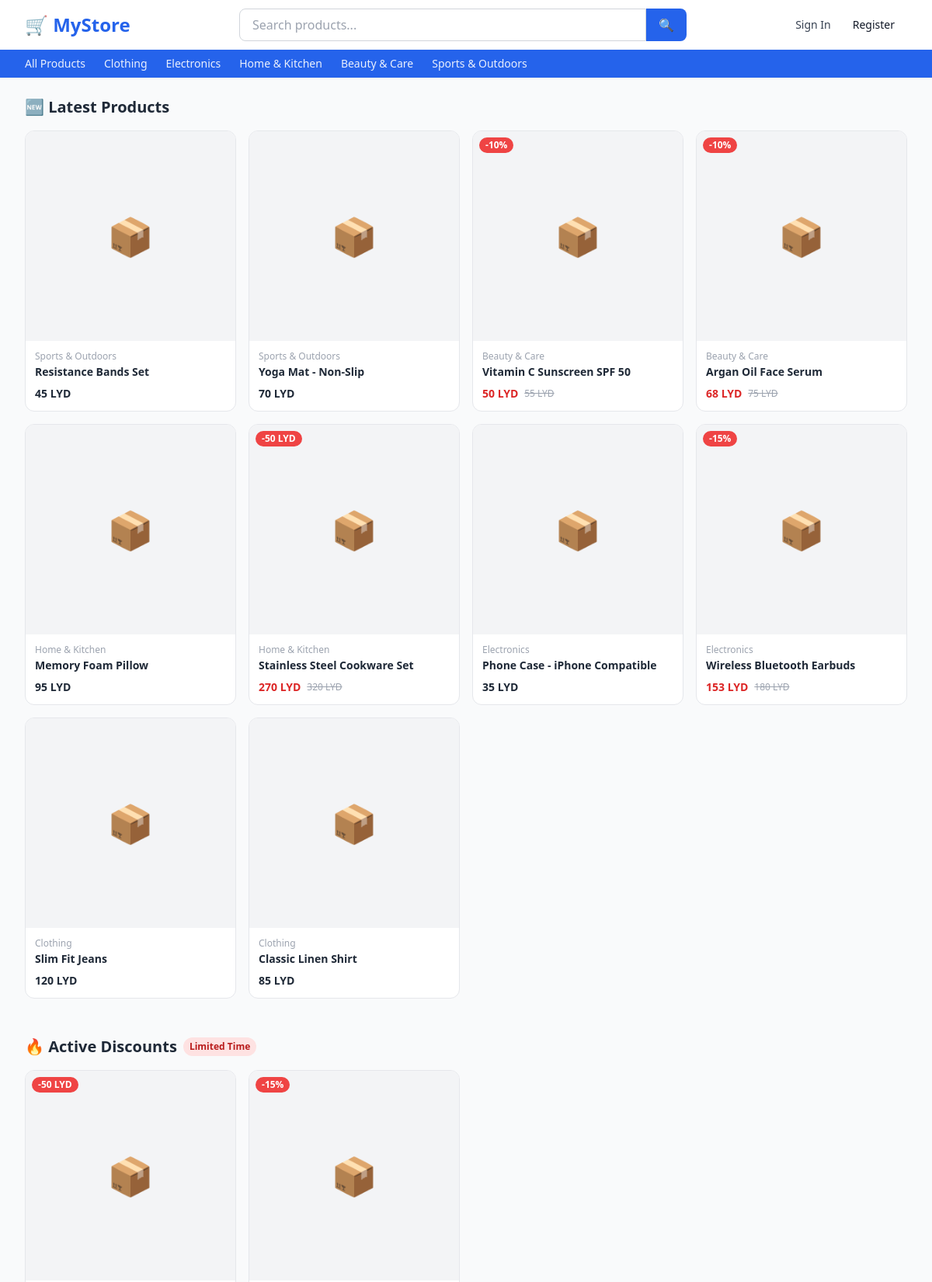
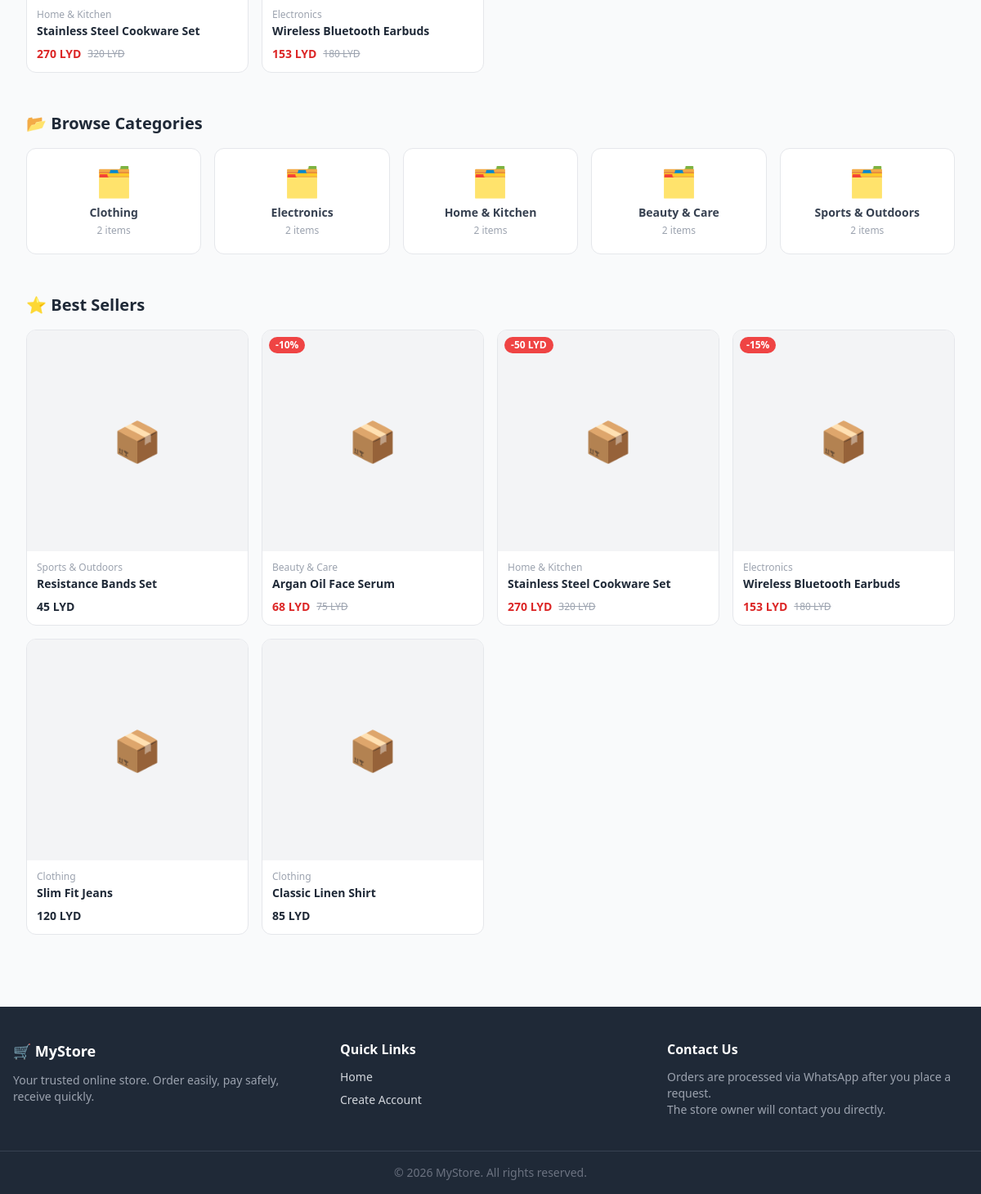
The page / on the database its author committed (2 pictures, top to bottom).
### catalog/models.py (models this page shows, shortened)
class Category(models.Model):
    name = models.CharField(max_length=100)
    slug = models.SlugField(max_length=120, unique=True, blank=True)
    description = models.TextField(blank=True)
    image = models.ImageField(upload_to="categories/", blank=True, null=True)
    parent = models.ForeignKey(
        "self",
        null=True,
        blank=True,
        on_delete=models.SET_NULL,
        related_name="children",
    )
    order = models.PositiveIntegerField(default=0, help_text="Display order on homepage")
    is_active = models.BooleanField(default=True)
    created_at = models.DateTimeField(auto_now_add=True)
    class Meta:
        verbose_name = "Category"
        verbose_name_plural = "Categories"
        ordering = ["order", "name"]
    def get_absolute_url(self):
        from django.urls import reverse
        return reverse("catalog:category", kwargs={"slug": self.slug})
    def active_product_count(self):
        return self.products.filter(is_active=True).count()

class Product(models.Model):
    category = models.ForeignKey(
        Category,
        on_delete=models.PROTECT,
        related_name="products",
    )
    name = models.CharField(max_length=200)
    slug = models.SlugField(max_length=220, unique=True, blank=True)
    description = models.TextField(blank=True)
    base_price = models.DecimalField(
        max_digits=10,
        decimal_places=2,
        help_text="Default price. Variants can override this.",
    )
    is_active = models.BooleanField(default=True)
    is_featured = models.BooleanField(
        default=False,
        help_text="Show in Best Sellers section on homepage",
    )
    created_at = models.DateTimeField(auto_now_add=True)
    updated_at = models.DateTimeField(auto_now=True)
    class Meta:
        verbose_name = "Product"
        verbose_name_plural = "Products"
        ordering = ["-created_at"]
    def get_absolute_url(self):
        from django.urls import reverse
        return reverse("catalog:product_detail", kwargs={"slug": self.slug})
    def primary_image(self):
        return self.images.filter(is_primary=True).first() or self.images.first()
    def active_discount(self):
        now = timezone.now()
        discount = (
            Discount.objects.filter(
                product=self,
                is_active=True,
                start_date__lte=now,
                end_date__gte=now,
            )
            .order_by("-value")
            .first()
        )
        if not discount:
            discount = (
                Discount.objects.filter(
                    category=self.category,
                    is_active=True,
                    start_date__lte=now,
                    end_date__gte=now,
                )
                .order_by("-value")
                .first()
            )
        return discount
    def discounted_price(self, base=None):
        discount = self.active_discount()
        if not discount:
            return None
        price = base or self.base_price
        return discount.apply(price)
    def total_stock(self):
        return sum(v.stock_qty for v in self.variants.filter(is_active=True))

class Discount(models.Model):
    DISCOUNT_TYPE_PERCENT = "percent"
    DISCOUNT_TYPE_FIXED = "fixed"
    TYPE_CHOICES = [
        (DISCOUNT_TYPE_PERCENT, "Percentage (%)"),
        (DISCOUNT_TYPE_FIXED, "Fixed Amount (LYD)"),
    ]
    name = models.CharField(max_length=100, help_text="Internal label, e.g. 'Summer Sale'")
    discount_type = models.CharField(max_length=10, choices=TYPE_CHOICES, default=DISCOUNT_TYPE_PERCENT)
    value = models.DecimalField(
        max_digits=6,
        decimal_places=2,
        help_text="Percentage (0-100) or fixed LYD amount",
    )
    product = models.ForeignKey(
        Product,
        null=True,
        blank=True,
        on_delete=models.CASCADE,
        related_name="discounts",
        help_text="Leave blank for category-wide discount",
    )
    category = models.ForeignKey(
        Category,
        null=True,
        blank=True,
        on_delete=models.CASCADE,
        related_name="discounts",
        help_text="Leave blank for product-specific discount",
    )
    start_date = models.DateTimeField()
    end_date = models.DateTimeField()
    is_active = models.BooleanField(default=True)
    created_at = models.DateTimeField(auto_now_add=True)
    class Meta:
        verbose_name = "Discount"
        verbose_name_plural = "Discounts"
        ordering = ["-start_date"]
    def apply(self, price):
        from decimal import Decimal
        if self.discount_type == self.DISCOUNT_TYPE_PERCENT:
            return round(price * (1 - self.value / Decimal("100")), 2)
        else:
            return max(Decimal("0"), price - self.value)

### catalog/views.py (the view)
# urls.py: path("", views.homepage, name="homepage"),
def homepage(request):
    now = timezone.now()
    latest_products = (
        Product.objects.filter(is_active=True)
        .select_related("category")
        .prefetch_related("images", "variants")
        .order_by("-created_at")[:12]
    )
    active_discount_ids = Discount.objects.filter(
        is_active=True,
        start_date__lte=now,
        end_date__gte=now,
        product__isnull=False,
    ).values_list("product_id", flat=True)
    discounted_products = (
        Product.objects.filter(is_active=True, pk__in=active_discount_ids)
        .select_related("category")
        .prefetch_related("images", "variants", "discounts")[:12]
    )
    categories = Category.objects.filter(is_active=True, parent=None).order_by("order", "name")
    best_sellers = (
        Product.objects.filter(is_active=True, is_featured=True)
        .select_related("category")
        .prefetch_related("images", "variants")[:12]
    )
    return render(
        request,
        "catalog/homepage.html",
        {
            "latest_products": latest_products,
            "discounted_products": discounted_products,
            "categories": categories,
            "best_sellers": best_sellers,
        },
    )

### catalog/context_processors.py (called while the page is built)
def nav_categories(request):
    categories = Category.objects.filter(is_active=True, parent=None).order_by("order", "name")
    return {"nav_categories": categories}

### templates/catalog/homepage.html (shortened to what this page needs)
{% extends "base.html" %}
{% block content %}
<div class="max-w-7xl mx-auto px-4 sm:px-6 lg:px-8 py-6 space-y-12">
  {% if latest_products %}
  <section>
    <div class="flex items-center justify-between mb-4">
      <h2 class="text-xl font-bold text-gray-800">🆕 Latest Products</h2>
    </div>
    <div class="grid grid-cols-2 sm:grid-cols-3 lg:grid-cols-4 xl:grid-cols-6 gap-4">
      {% for product in latest_products %}
        {% include "catalog/_product_card.html" %}
      {% endfor %}
    </div>
  </section>
  {% endif %}
  {% if discounted_products %}
  <section>
    <div class="flex items-center gap-2 mb-4">
      <h2 class="text-xl font-bold text-gray-800">🔥 Active Discounts</h2>
      <span class="bg-red-100 text-red-700 text-xs font-bold px-2 py-1 rounded-full">Limited Time</span>
    </div>
    <div class="grid grid-cols-2 sm:grid-cols-3 lg:grid-cols-4 xl:grid-cols-6 gap-4">
      {% for product in discounted_products %}
        {% include "catalog/_product_card.html" with show_discount=True %}
      {% endfor %}
    </div>
  </section>
  {% endif %}
  {% if categories %}
  <section>
    <h2 class="text-xl font-bold text-gray-800 mb-4">📂 Browse Categories</h2>
    <div class="grid grid-cols-2 sm:grid-cols-3 lg:grid-cols-5 gap-4">
      {% for cat in categories %}
      <a href="{{ cat.get_absolute_url }}"
         class="bg-white rounded-xl border border-gray-200 p-5 text-center hover:shadow-md hover:border-primary transition-all group">
        <div class="text-4xl mb-2">
          {% if cat.image %}
            <img src="{{ cat.image.url }}" alt="{{ cat.name }}" class="w-12 h-12 mx-auto object-contain" />
          {% else %}
            🗂️
          {% endif %}
        </div>
        <p class="font-semibold text-sm text-gray-700 group-hover:text-primary">{{ cat.name }}</p>
        <p class="text-xs text-gray-400 mt-1">
          {{ cat.active_product_count }} items
        </p>
      </a>
      {% endfor %}
    </div>
  </section>
  {% endif %}
  {% if best_sellers %}
  <section>
    <h2 class="text-xl font-bold text-gray-800 mb-4">⭐ Best Sellers</h2>
    <div class="grid grid-cols-2 sm:grid-cols-3 lg:grid-cols-4 xl:grid-cols-6 gap-4">
      {% for product in best_sellers %}
        {% include "catalog/_product_card.html" %}
      {% endfor %}
    </div>
  </section>
  {% endif %}
</div>
{% endblock %}

### templates/base.html (shortened to what this page needs)
<!DOCTYPE html>
<html lang="en" dir="ltr">
<head>
  <script src="https://cdn.tailwindcss.com"></script>
</head>
<body class="bg-gray-50 text-gray-900 min-h-screen flex flex-col" hx-boost="false">
  <header class="bg-white shadow-sm sticky top-0 z-50">
    <nav class="max-w-7xl mx-auto px-4 sm:px-6 lg:px-8 h-16 flex items-center justify-between gap-4">
      <a href="{% url 'catalog:homepage' %}" class="text-2xl font-bold text-primary whitespace-nowrap">
        🛒 MyStore
      </a>
      <form method="get" action="/" class="flex-1 max-w-xl hidden sm:flex">
        <input type="text" name="q" placeholder="Search products..."
               class="w-full border border-gray-300 rounded-l-lg px-4 py-2 focus:outline-none focus:ring-2 focus:ring-primary" />
        <button type="submit" class="bg-primary text-white px-4 rounded-r-lg hover:bg-primary-dark transition">
          🔍
        </button>
      </form>
      <div class="flex items-center gap-3 shrink-0">
        {% if user.is_authenticated %}
          <a href="{% url 'orders:cart' %}" class="relative" title="Cart">
            <span class="text-2xl">🛍️</span>
            <span id="cart-count"
                  class="absolute -top-1 -right-1 bg-accent text-white text-xs font-bold rounded-full w-5 h-5 flex items-center justify-center">
              {% if user.cart.items.count %}{{ user.cart.items.count }}{% else %}0{% endif %}
            </span>
          </a>
          <div x-data="{ open: false }" class="relative">
            <button @click="open = !open" class="flex items-center gap-1 text-gray-700 hover:text-primary font-medium">
              <span class="text-sm">{{ user.get_short_name }}</span>
              <svg class="w-4 h-4" fill="none" stroke="currentColor" viewBox="0 0 24 24">
                <path stroke-linecap="round" stroke-linejoin="round" stroke-width="2" d="M19 9l-7 7-7-7" />
              </svg>
            </button>
            <div x-show="open" @click.outside="open = false" x-cloak
                 class="absolute right-0 mt-2 w-48 bg-white border border-gray-200 rounded-lg shadow-lg py-1">
              <a href="{% url 'orders:my_orders' %}" class="block px-4 py-2 text-sm hover:bg-gray-50">My Orders</a>
              <a href="{% url 'accounts:profile' %}" class="block px-4 py-2 text-sm hover:bg-gray-50">Profile</a>
              {% if user.is_staff %}
                <a href="/admin/" class="block px-4 py-2 text-sm hover:bg-gray-50 text-blue-600">Admin Panel</a>
              {% endif %}
              <hr class="my-1" />
              <form method="post" action="{% url 'accounts:logout' %}">
                {% csrf_token %}
                <button type="submit" class="w-full text-left px-4 py-2 text-sm text-red-600 hover:bg-gray-50">
                  Sign Out
                </button>
              </form>
            </div>
          </div>
        {% else %}
          <a href="{% url 'accounts:login' %}" class="text-sm font-medium text-gray-700 hover:text-primary">Sign In</a>
          <a href="{% url 'accounts:register_step1' %}" class="btn-primary text-sm py-2 px-4">Register</a>
        {% endif %}
      </div>
    </nav>
    <div class="bg-primary">
      <div class="max-w-7xl mx-auto px-4 sm:px-6 lg:px-8 flex items-center gap-6 overflow-x-auto py-2">
        <a href="{% url 'catalog:homepage' %}" class="text-white/90 hover:text-white text-sm font-medium whitespace-nowrap">
          All Products
        </a>
        {% for cat in nav_categories %}
          <a href="{{ cat.get_absolute_url }}"
             class="text-white/90 hover:text-white text-sm font-medium whitespace-nowrap">
            {{ cat.name }}
          </a>
        {% endfor %}
      </div>
    </div>
  </header>
  <main class="flex-1">
    {% block content %}{% endblock %}
  </main>
  <footer class="bg-gray-800 text-gray-300 mt-16">
    <div class="max-w-7xl mx-auto px-4 py-10 grid grid-cols-1 sm:grid-cols-3 gap-8">
      <div>
        <h3 class="text-white font-bold text-lg mb-3">🛒 MyStore</h3>
        <p class="text-sm text-gray-400">
          Your trusted online store. Order easily, pay safely, receive quickly.
        </p>
      </div>
      <div>
        <h4 class="text-white font-semibold mb-3">Quick Links</h4>
        <ul class="space-y-2 text-sm">
          <li><a href="{% url 'catalog:homepage' %}" class="hover:text-white">Home</a></li>
          {% if user.is_authenticated %}
            <li><a href="{% url 'orders:my_orders' %}" class="hover:text-white">My Orders</a></li>
            <li><a href="{% url 'accounts:profile' %}" class="hover:text-white">Profile</a></li>
          {% else %}
            <li><a href="{% url 'accounts:register_step1' %}" class="hover:text-white">Create Account</a></li>
          {% endif %}
        </ul>
      </div>
      <div>
        <h4 class="text-white font-semibold mb-3">Contact Us</h4>
        <p class="text-sm text-gray-400">
          Orders are processed via WhatsApp after you place a request.<br/>
          The store owner will contact you directly.
        </p>
      </div>
    </div>
    <div class="border-t border-gray-700 py-4 text-center text-sm text-gray-500">
      © {% now "Y" %} MyStore. All rights reserved.
    </div>
  </footer>
</body>
</html>

### templates/catalog/_product_card.html (shortened to what this page needs)
{% load static %}
{% with img=product.primary_image discount=product.active_discount %}
<a href="{{ product.get_absolute_url }}"
   class="bg-white rounded-xl border border-gray-200 hover:shadow-md hover:border-primary/40 transition-all group flex flex-col overflow-hidden">
  <div class="relative aspect-square overflow-hidden bg-gray-100">
    {% if img %}
      <img src="{{ img.image.url }}" alt="{{ img.alt_text|default:product.name }}"
           class="w-full h-full object-cover group-hover:scale-105 transition-transform duration-300" />
    {% else %}
      <div class="w-full h-full flex items-center justify-center text-gray-300 text-5xl">📦</div>
    {% endif %}
    {% if discount %}
    <span class="absolute top-2 left-2 bg-red-500 text-white text-xs font-bold px-2 py-0.5 rounded-full">
      {% if discount.discount_type == 'percent' %}-{{ discount.value|floatformat:0 }}%
      {% else %}-{{ discount.value|floatformat:0 }} LYD{% endif %}
    </span>
    {% endif %}
  </div>
  <div class="p-3 flex flex-col flex-1">
    <p class="text-xs text-gray-400 mb-0.5">{{ product.category.name }}</p>
    <h3 class="text-sm font-semibold text-gray-800 line-clamp-2 flex-1 group-hover:text-primary">
      {{ product.name }}
    </h3>
    <div class="mt-2 flex items-center gap-2">
      {% if discount %}
        <span class="text-sm font-bold text-red-600">
          {{ product.discounted_price|floatformat:0 }} LYD
        </span>
        <span class="text-xs text-gray-400 line-through">
          {{ product.base_price|floatformat:0 }} LYD
        </span>
      {% else %}
        <span class="text-sm font-bold text-gray-800">
          {{ product.base_price|floatformat:0 }} LYD
        </span>
      {% endif %}
    </div>
  </div>
</a>
{% endwith %}

### templates/base.html (style rules this page uses)
.btn-primary { @apply bg-primary hover:bg-primary-dark text-white font-semibold px-6 py-2.5 rounded-lg transition-colors disabled:opacity-50; }

### rows shown on the page
Category: name "Clothing", active_product_count "2"
Category: name "Electronics", active_product_count "2"
Category: name "Home & Kitchen", active_product_count "2"
Category: name "Beauty & Care", active_product_count "2"
Category: name "Sports & Outdoors", active_product_count "2"
Product: category.name "Sports & Outdoors", name "Resistance Bands Set", base_price "45"
Product: category.name "Sports & Outdoors", name "Yoga Mat - Non-Slip", base_price "70"
Product: active_discount.value "10", category.name "Beauty & Care", name "Vitamin C Sunscreen SPF 50", discounted_price "50", base_price "55"
Product: active_discount.value "10", category.name "Beauty & Care", name "Argan Oil Face Serum", discounted_price "68", base_price "75"
Product: category.name "Home & Kitchen", name "Memory Foam Pillow", base_price "95"
Product: active_discount.value "50", category.name "Home & Kitchen", name "Stainless Steel Cookware Set", discounted_price "270", base_price "320"
Product: category.name "Electronics", name "Phone Case - iPhone Compatible", base_price "35"
Product: active_discount.value "15", category.name "Electronics", name "Wireless Bluetooth Earbuds", discounted_price "153", base_price "180"
Product: category.name "Clothing", name "Slim Fit Jeans", base_price "120"
Product: category.name "Clothing", name "Classic Linen Shirt", base_price "85"
